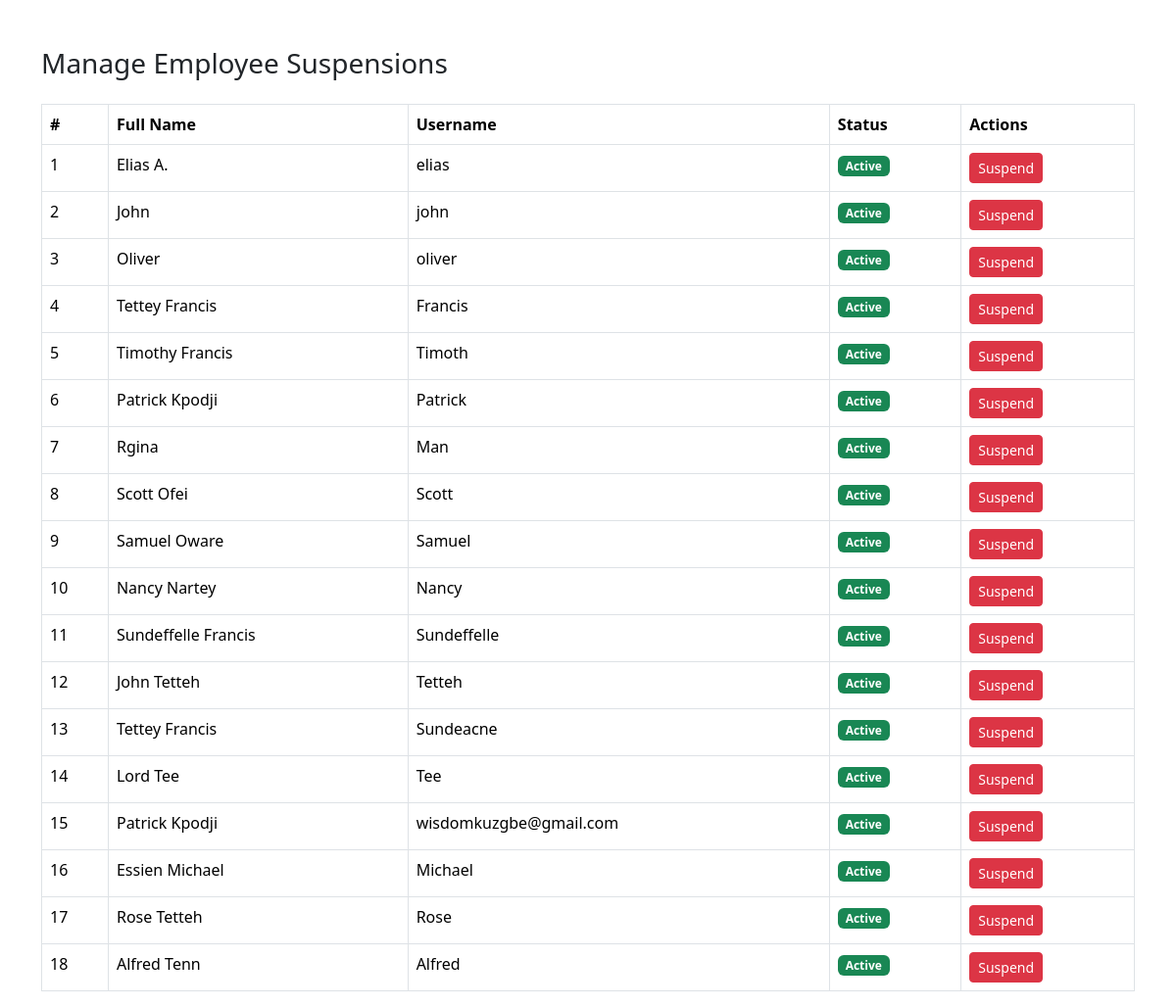
The page /Resources/manage_suspensions.php on the database its author committed.
### tables this page shows
CREATE TABLE `users` (
  `id` int(11) NOT NULL,
  `full_name` varchar(50) NOT NULL DEFAULT 'Admin',
  `username` varchar(50) NOT NULL,
  `email` varchar(100) NOT NULL,
  `profile_image` varchar(255) DEFAULT NULL,
  `password` varchar(255) NOT NULL,
  `role` enum('admin','employee','evaluator') NOT NULL,
  `salary` decimal(10,2) NOT NULL,
  `department` varchar(50) NOT NULL,
  `created_at` timestamp NOT NULL DEFAULT current_timestamp(),
  `dob` date NOT NULL,
  `gender` enum('male','female','other') NOT NULL,
  `marital_status` enum('single','married','divorced','widowed') NOT NULL,
  `nationality` varchar(100) NOT NULL,
  `phone_number` varchar(20) NOT NULL,
  `address` text NOT NULL,
  `emergency_contact` text NOT NULL,
  `work_location` varchar(100) NOT NULL,
  `employment_type` enum('full-time','part-time','contractual','intern') NOT NULL,
  `account_number` varchar(50) NOT NULL,
  `bank_name` varchar(100) NOT NULL,
  `ifsc_code` varchar(50) NOT NULL,
  `tin` varchar(50) NOT NULL,
  `insurance_number` varchar(50) NOT NULL,
  `is_suspended` tinyint(1) NOT NULL DEFAULT 0
);

### Resources/manage_suspensions.php (the view, shortened to what this page needs)
<?php
include "../inc/DB_connection.php";
$query = "SELECT id, full_name, username, is_suspended FROM users WHERE role = 'employee'";
$stmt = $conn->prepare($query);
$stmt->execute();
$employees = $stmt->fetchAll(PDO::FETCH_ASSOC);
?>
<!DOCTYPE html>
<html lang="en">
<head>
    <link href="https://cdn.jsdelivr.net/npm/bootstrap@5.3.3/dist/css/bootstrap.min.css" rel="stylesheet">
</head>
<body>
<div class="container mt-5">
    <h3 class="mb-4">Manage Employee Suspensions</h3>
    <table class="table table-bordered">
        <thead>
        <tr>
            <th>#</th>
            <th>Full Name</th>
            <th>Username</th>
            <th>Status</th>
            <th>Actions</th>
        </tr>
        </thead>
        <tbody>
        <?php foreach ($employees as $index => $employee): ?>
            <tr>
                <td><?= $index + 1 ?></td>
                <td><?= htmlspecialchars($employee['full_name']) ?></td>
                <td><?= htmlspecialchars($employee['username']) ?></td>
                <td>
                    <?= $employee['is_suspended'] ? '<span class="badge bg-danger">Suspended</span>' : '<span class="badge bg-success">Active</span>' ?>
                </td>
                <td>
                    <form method="POST" style="display: inline;">
                        <?php if ($employee['is_suspended']): ?>
                            <button type="submit" name="action" value="release" class="btn btn-success btn-sm">Release</button>
                        <?php else: ?>
                            <button type="submit" name="action" value="suspend" class="btn btn-danger btn-sm">Suspend</button>
                        <?php endif; ?>
                    </form>
                </td>
            </tr>
        <?php endforeach; ?>
        </tbody>
    </table>
</div>
</body>
</html>

### rows shown on the page
users: full_name "Elias A.", username "elias", is_suspended "Active"
users: full_name "John", username "john", is_suspended "Active"
users: full_name "Oliver", username "oliver", is_suspended "Active"
users: full_name "Tettey Francis", username "Francis", is_suspended "Active"
users: full_name "Timothy Francis", username "Timoth", is_suspended "Active"
users: full_name "Patrick Kpodji", username "Patrick", is_suspended "Active"
users: full_name "Rgina", username "Man", is_suspended "Active"
users: full_name "Scott Ofei", username "Scott", is_suspended "Active"
users: full_name "Samuel Oware", username "Samuel", is_suspended "Active"
users: full_name "Nancy Nartey", username "Nancy", is_suspended "Active"
users: full_name "Sundeffelle Francis", username "Sundeffelle", is_suspended "Active"
users: full_name "John Tetteh", username "Tetteh", is_suspended "Active"
users: full_name "Tettey Francis", username "Sundeacne", is_suspended "Active"
users: full_name "Lord Tee", username "Tee", is_suspended "Active"
users: full_name "Patrick Kpodji", username "wisdomkuzgbe@gmail.com", is_suspended "Active"
users: full_name "Essien Michael", username "Michael", is_suspended "Active"
users: full_name "Rose Tetteh", username "Rose", is_suspended "Active"
users: full_name "Alfred Tenn", username "Alfred", is_suspended "Active"
